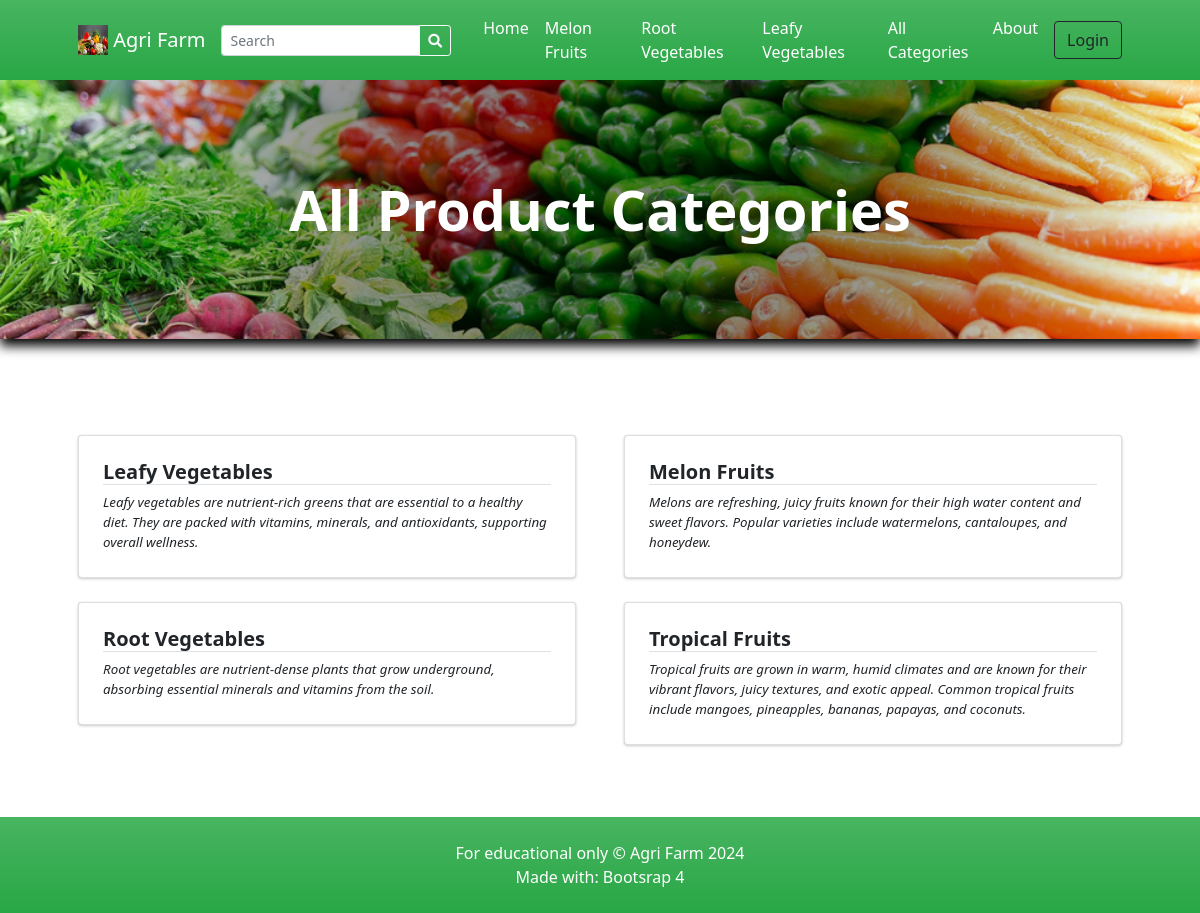
Page /?p=view_categories on the earlier database version.
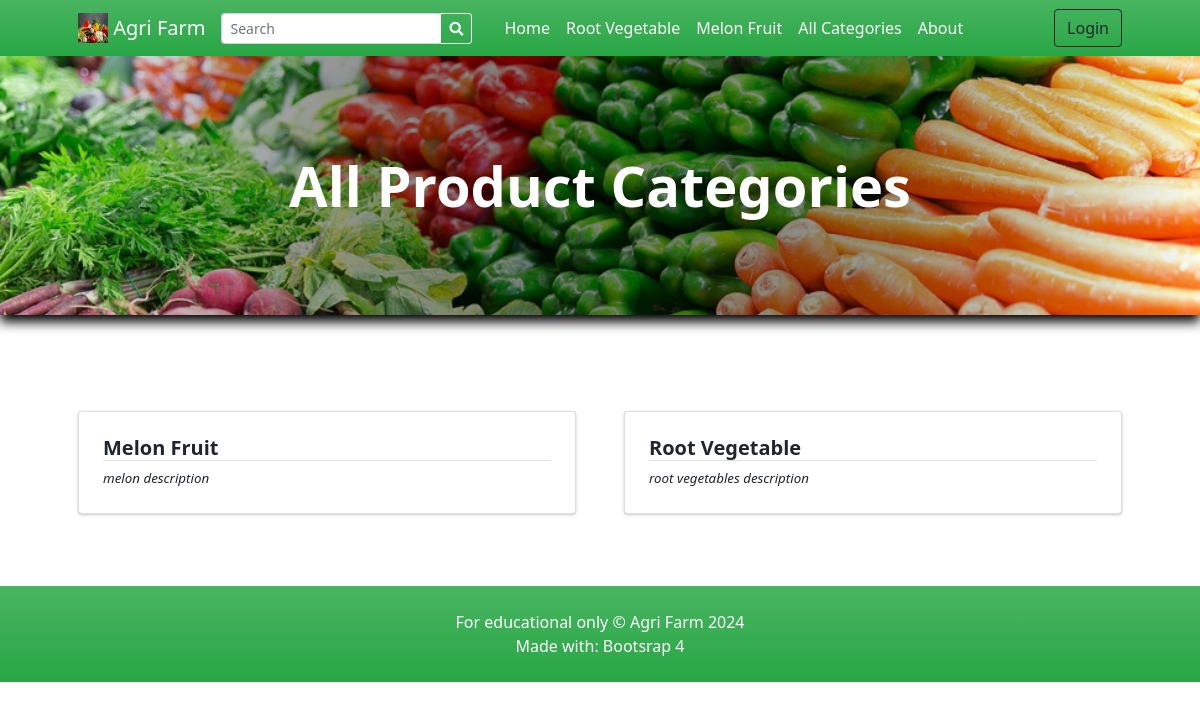
Same page on the later database version.
### tables this page shows
CREATE TABLE `categories` (
  `id` int(30) NOT NULL,
  `user_id_categories` int(11) NOT NULL,
  `category` varchar(250) NOT NULL,
  `description` text DEFAULT NULL,
  `status` tinyint(1) NOT NULL DEFAULT 1,
  `delete_flag` tinyint(1) NOT NULL DEFAULT 0,
  `date_created` datetime NOT NULL DEFAULT current_timestamp()
);

### view_categories.php (the view, shortened to what the changed rows need)
<?php
$title = "All Product Categories";
?>
<header class="bg-dark py-5" id="main-header">
    <div class="container px-4 px-lg-5 my-5">
        <div class="text-center text-white">
            <h1 class="display-4 fw-bolder"><?php echo $title ?></h1>
        </div>
    </div>
</header>
<section class="py-5">
    <div class="container px-4 px-lg-5 mt-5">
        <div class="row gx-2 gx-lg-5 row-cols-1 row-cols-md-2 row-cols-xl-2 justify-content-center">
            <?php
            $categories = $conn->query("SELECT * FROM `categories` where status = 1 AND delete_flag = 0  order by category asc ");
            while ($row = $categories->fetch_assoc()):
                foreach ($row as $k => $v) {
                    $row[$k] = trim(stripslashes($v));
                }
                $row['description'] = strip_tags(stripslashes(html_entity_decode($row['description'])));
            ?>
                <div class="col mb-6 mb-2">
                    <a href="./?p=products&c=<?php echo md5($row['id']) ?>" class="card category-item text-decoration-none text-reset">
                        <div class="card-body p-4">
                            <div class="">
                                <h5 class="fw-bolder border-bottom border-pink"><?php echo $row['category'] ?></h5>
                            </div>
                            <p class="m-0 truncate"><?php echo $row['description'] ?></p>
                        </div>
                    </a>
                </div>
            <?php endwhile; ?>
        </div>
    </div>
</section>

### inc/topBarNav.php (shortened to what the changed rows need)
<nav class="navbar navbar-expand-lg navbar-dark bg-gradient-green">
  <div class="container px-4 px-lg-5 ">
    <div class="collapse navbar-collapse" id="navbarSupportedContent">
      <ul class="navbar-nav me-auto mb-2 mb-lg-0 ms-lg-4">
        <?php
        $cat_qry = $conn->query("SELECT * FROM categories where status = 1 AND delete_flag = 0 limit 3");
        while ($crow = $cat_qry->fetch_assoc()):
        ?>
          <li class="nav-item"><a class="nav-link text-white" aria-current="page" href="./?p=products&c=<?php echo md5($crow['id']) ?>"><?php echo $crow['category'] ?></a></li>
        <?php endwhile; ?>
      </ul>
    </div>
  </div>
</nav>

Differences in the rows shown:
no longer on this page (row edited): categories: category "Melon Fruits", description "Melons are refreshing, juicy fruits known for their high water content and sweet flavors. Popular varieties include watermelons, cantaloupes, and honeydew."
no longer on this page (row edited): categories: category "Root Vegetables", description "Root vegetables are nutrient-dense plants that grow underground, absorbing essential minerals and vitamins from the soil."
no longer on this page (row edited): categories: category "Leafy Vegetables", description "Leafy vegetables are nutrient-rich greens that are essential to a healthy diet. They are packed with vitamins, minerals, and antioxidants, supporting overall wellness."
no longer on this page (row edited): categories: category "Tropical Fruits", description "Tropical fruits are grown in warm, humid climates and are known for their vibrant flavors, juicy textures, and exotic appeal. Common tropical fruits include mangoes, pineapples, bananas, papayas, and coconuts.", shown under "All Product Categories"
added categories: category "Root Vegetable", description "root vegetables description"
added categories: category "Melon Fruit", description "melon description"
